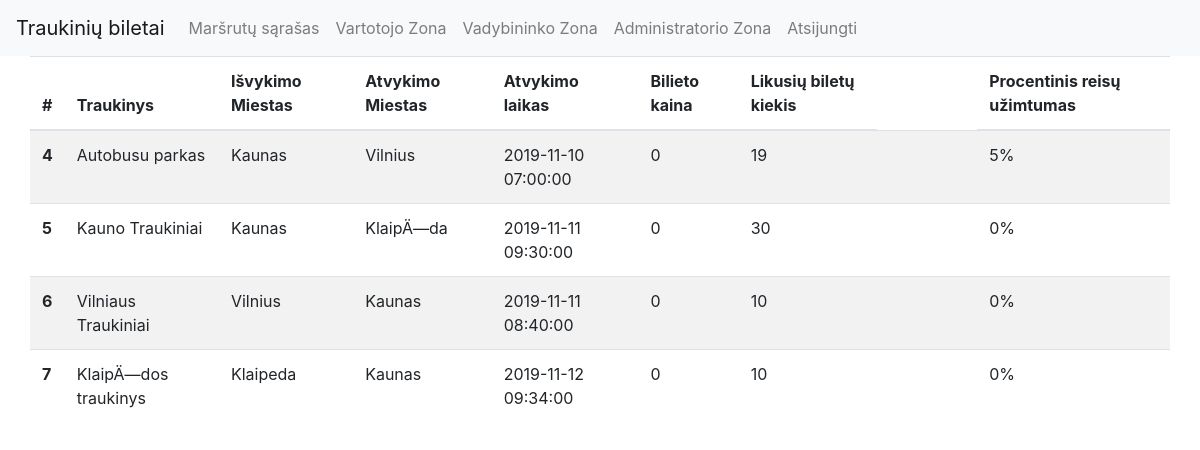
/manager.php (signed in), run on the app's committed database.
### tables this page shows
CREATE TABLE IF NOT EXISTS `tvarkarastis` (
  `id` int(6) NOT NULL AUTO_INCREMENT,
  `traukinys` varchar(255) NOT NULL,
  `isvykimo_miestas` varchar(255) NOT NULL,
  `atvykimo_miestas` varchar(255) NOT NULL,
  `isvykimas` datetime(6) NOT NULL,
  `atvykimas` datetime(6) DEFAULT NULL,
  `kaina` int(6) NOT NULL,
  `visos_vietos` int(6) NOT NULL,
  `likusios_vietos` int(6) NOT NULL,
  PRIMARY KEY (`id`)
);

### dbh.inc (called while the page is built, shortened)
<?php
function LeftTickets($sql, $trainId)
{
    $result = 0;
    $db = " SELECT tvarkarastis.visos_vietos, COUNT(biletai.id)
            FROM `tvarkarastis`
            LEFT JOIN biletai ON biletai.FK_tvarkarastis = tvarkarastis.id
            WHERE tvarkarastis.id = ".$trainId."
            GROUP BY tvarkarastis.id";
    if($res = mysqli_query($sql, $db))
    {
        if(mysqli_num_rows($res) > 0)
        {
            while ($row = mysqli_fetch_row($res))
            {
                    if(empty($row[1]))
                    {
                        $result = $row[0];
                    }
                    else if(!empty($row[1]) && $row[1] > 0) {
                        $result = $row[0] - $row[1];
                    }
            }
        }
    }
    else{
      echo mysqli_error($sql);
    }
    return $result;
}
function CountTickets($sql, $trainId) : int
{
    $result = 0;
    $db = " SELECT tvarkarastis.visos_vietos, COUNT(biletai.id)
            FROM `tvarkarastis`
            LEFT JOIN biletai ON biletai.FK_tvarkarastis = tvarkarastis.id
            WHERE tvarkarastis.id = ".$trainId."
            GROUP BY tvarkarastis.id";
    if($res = mysqli_query($sql, $db))
    {
        if(mysqli_num_rows($res) > 0)
        {
            while ($row = mysqli_fetch_row($res))
            {
                if(!empty($row[1]) && $row[1] > 0) {
                    $result = $row[1];
                }
            }
        }
    }
    else{
        echo mysqli_error($sql);
    }
    return $result;
}

### manager.php (the view, shortened to what this page needs)
<?php
include "header.php";
include "dbh.inc";
?>
<div class="container">
    <div class="row">
        <table class="table table-striped">
            <thead>
            <tr>
                <th scope="row">#</th>
                <th scope="row">Traukinys</th>
                <th scope="row">Išvykimo Miestas</th>
                <th scope="row">Atvykimo Miestas</th>
                <th scope="row">Atvykimo laikas</th>
                <th scope="row">Bilieto kaina</th>
                <th scope="row">Likusių biletų kiekis</th>
                <td scope="row-md-6" style="width: 100px;"></td>
                <th scope="row">Procentinis reisų užimtumas</th>
            </tr>
            </thead>
            <tbody>
            <?php
            $db  = "SELECT * FROM tvarkarastis";
            if($res = mysqli_query($sql, $db))
            {
                if(mysqli_num_rows($res) > 0)
                {
                    while($row = mysqli_fetch_row($res))
                    {
                        $phpDateOut = strtotime( $row[4] );
                        $mysqlDateOut = date( 'Y-m-d H:i:s', $phpDateOut );
                        $updateCount = LeftTickets($sql, $row[0]);
                        $procentage = (100 / $row[7]) * CountTickets($sql, $row[0]);
                        echo "<tr>
                                <th scope=\"row\">".$row[0]."</th>
                                <td>".$row[1]."</td>
                                <td>".$row[2]."</td>
                                <td>".$row[3]."</td>
                                <td>".$mysqlDateOut."</td>
                                <td>".$row[6]."</td>
                                <td>".$updateCount."</td>
                                <td></td>
                                <td>".$procentage."%</td>
                              </tr>";
                    }
                }
            }
            ?>
            </tbody>
        </table>
    </div>
</div>
</body>

### data on the page
tvarkarastis: id "4", traukinys "Autobusu parkas", isvykimo_miestas "Kaunas", atvykimo_miestas "Vilnius", isvykimas "2019-11-10 07:00:00", kaina "0", updateCount "19", procentage "5"
tvarkarastis: id "5", traukinys "Kauno Traukiniai", isvykimo_miestas "Kaunas", atvykimo_miestas "KlaipÄ—da", isvykimas "2019-11-11 09:30:00", kaina "0", updateCount "30", procentage "0"
tvarkarastis: id "6", traukinys "Vilniaus Traukiniai", isvykimo_miestas "Vilnius", atvykimo_miestas "Kaunas", isvykimas "2019-11-11 08:40:00", kaina "0", updateCount "10", procentage "0"
tvarkarastis: id "7", traukinys "KlaipÄ—dos traukinys", isvykimo_miestas "Klaipeda", atvykimo_miestas "Kaunas", isvykimas "2019-11-12 09:34:00", kaina "0", updateCount "10", procentage "0"
